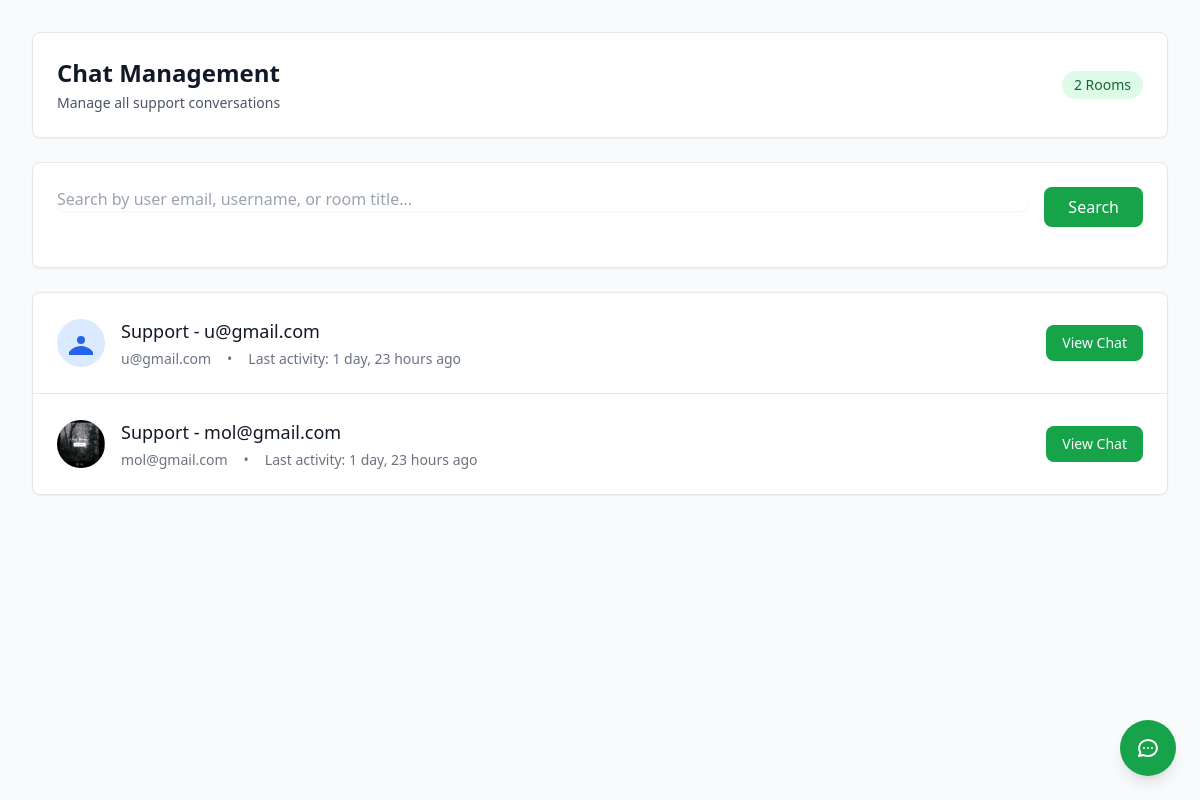
/chat/admin/ (signed in), run on the app's committed database.
### chat_module/models.py (models this page shows, shortened)
class ChatRoom(models.Model):
    user = models.OneToOneField(
        settings.AUTH_USER_MODEL,
        on_delete=models.CASCADE,
        verbose_name=_('User'),
        related_name='chat_room'
    )
    title = models.CharField(_('Title'), max_length=200)
    is_active = models.BooleanField(_('Is Active'), default=True)
    created_at = models.DateTimeField(_('Created At'), auto_now_add=True)
    last_activity = models.DateTimeField(_('Last Activity'), auto_now=True)
    objects = ChatRoomManager()
    class Meta:
        verbose_name = _('Chat Room')
        verbose_name_plural = _('Chat Rooms')
        ordering = ['-last_activity']

### account_module/models.py (models this page shows, shortened)
class User(AbstractBaseUser, PermissionsMixin):
    email = models.EmailField(_('Email address'), unique=True)
    username = models.CharField(_('Username'), max_length=50, unique=True, blank=True, null=True)
    avatar = models.ImageField(_('Avatar'), upload_to='images/profiles/', blank=True, null=True)
    phone_number = models.CharField(_('Phone number'), max_length=15)
    email_active_code = models.CharField(_('Email verification code'), max_length=200, blank=True)
    is_email_verified = models.BooleanField(_('Email verified'), default=False)
    pending_email = models.EmailField(_('Pending email'), blank=True, null=True)
    old_email_verification_code = models.CharField(_('Old email verification code'), max_length=6, blank=True)
    old_email_verified = models.BooleanField(_('Old email verified'), default=False)
    email_change_initiated_at = models.DateTimeField(_('Email change initiated at'), blank=True, null=True)
    last_login_ip = models.GenericIPAddressField(_('Last login IP'), blank=True, null=True)
    password_reset_token = models.UUIDField(_('Password reset token'), blank=True, null=True)
    password_reset_token_created_at = models.DateTimeField(_('Password reset token created at'), blank=True, null=True)
    is_active = models.BooleanField(_('Is active'), default=False)
    is_staff = models.BooleanField(_('Is staff'), default=False)
    date_joined = models.DateTimeField(_('Date joined'), auto_now_add=True)
    updated_at = models.DateTimeField(_('Updated at'), auto_now=True)
    objects = UserManager()
    USERNAME_FIELD = 'email'
    REQUIRED_FIELDS = []
    class Meta:
        verbose_name = 'User'
        verbose_name_plural = 'Users'

### chat_module/views.py (the view)
# urls.py: path('admin/', views.admin_chat_list, name='admin_list'),
@staff_member_required
def admin_chat_list(request):
    search_query = request.GET.get('search', '')
    rooms = ChatRoom.objects.active_rooms().select_related('user')
    if search_query:
        rooms = rooms.filter(
            Q(user__email__icontains=search_query) |
            Q(user__username__icontains=search_query) |
            Q(title__icontains=search_query)
        )
    rooms = rooms.annotate(
        unread_count=Count('messages', filter=Q(
            messages__author__is_staff=False,
            messages__is_read=False
        ))
    )
    paginator = Paginator(rooms, 20)
    page_number = request.GET.get('page')
    rooms_page = paginator.get_page(page_number)
    return render(request, 'chat_module/admin_chat_list.html', {
        'rooms': rooms_page,
        'search_query': search_query
    })

### chat_module/models.py (called while the page is built)
    def active_rooms(self):
        return self.filter(is_active=True).order_by('-last_activity')

### chat_module/templates/chat_module/admin_chat_list.html (shortened to what this page needs)
{% extends 'base.html' %}
{% load static %}
{% block content %}
<div class="min-h-screen bg-gray-50 py-8">
    <div class="max-w-7xl mx-auto px-4 sm:px-6 lg:px-8">
        <div class="bg-white rounded-lg shadow-sm border border-gray-200 mb-6 p-6">
            <div class="flex items-center justify-between">
                <div>
                    <h1 class="text-2xl font-bold text-gray-900">Chat Management</h1>
                    <p class="text-sm text-gray-600 mt-1">Manage all support conversations</p>
                </div>
                <div class="flex items-center space-x-4">
                    <div class="bg-green-100 px-3 py-1 rounded-full">
                        <span class="text-sm font-medium text-green-800">{{ rooms.paginator.count }} Rooms</span>
                    </div>
                </div>
            </div>
        </div>
        <div class="bg-white rounded-lg shadow-sm border border-gray-200 mb-6 p-6">
            <form method="get" class="flex space-x-4">
                <div class="flex-1">
                    <input
                        type="text"
                        name="search"
                        value="{{ search_query }}"
                        placeholder="Search by user email, username, or room title..."
                        class="block w-full rounded-lg border-gray-300 shadow-sm focus:border-green-500 focus:ring-green-500"
                    >
                </div>
                <button
                    type="submit"
                    class="bg-green-600 text-white px-6 py-2 rounded-lg hover:bg-green-700 focus:outline-none focus:ring-2 focus:ring-green-500 focus:ring-offset-2 transition duration-150 ease-in-out"
                >
                    Search
                </button>
            </form>
        </div>
        <div class="bg-white rounded-lg shadow-sm border border-gray-200">
            {% if rooms %}
                <div class="divide-y divide-gray-200">
                    {% for room in rooms %}
                        <div class="p-6 hover:bg-gray-50 transition duration-150 ease-in-out">
                            <div class="flex items-center justify-between">
                                <div class="flex items-center space-x-4 flex-1">
                                    <div class="w-12 h-12 rounded-full overflow-hidden bg-gray-200 flex-shrink-0">
                                        {% if room.user.avatar %}
                                            <img src="{{ room.user.avatar.url }}" alt="Avatar" class="w-full h-full object-cover">
                                        {% else %}
                                            <div class="w-full h-full bg-blue-100 flex items-center justify-center">
                                                <svg class="w-6 h-6 text-blue-600" fill="currentColor" viewBox="0 0 24 24">
                                                    <path d="M24 20.993V24H0v-2.996A14.977 14.977 0 0112.004 15c4.904 0 9.26 2.354 11.996 5.993zM16.002 8.999a4 4 0 11-8 0 4 4 0 018 0z"/>
                                                </svg>
                                            </div>
                                        {% endif %}
                                    </div>
                                    <div class="flex-1 min-w-0">
                                        <div class="flex items-center space-x-2">
                                            <h3 class="text-lg font-medium text-gray-900 truncate">{{ room.title }}</h3>
                                        </div>
                                        <div class="mt-1 flex items-center space-x-4 text-sm text-gray-500">
                                            <span>{{ room.user.email }}</span>
                                            <span>•</span>
                                            <span>Last activity: {{ room.last_activity|timesince }} ago</span>
                                        </div>
                                    </div>
                                </div>
                                <div class="flex items-center space-x-4">
                                    <a
                                        href="{% url 'chat_module:admin_room' room.id %}"
                                        class="bg-green-600 text-white px-4 py-2 rounded-lg hover:bg-green-700 transition duration-150 ease-in-out text-sm font-medium"
                                    >
                                        View Chat
                                    </a>
                                </div>
                            </div>
                        </div>
                    {% endfor %}
                </div>
            {% endif %}
        </div>
    </div>
</div>
{% endblock %}

### data on the page
ChatRoom: title "Support - u@gmail.com", user.email "u@gmail.com", last_activity "1 day, 23 hours"
ChatRoom: user.avatar (picture), title "Support - mol@gmail.com", user.email "mol@gmail.com", last_activity "1 day, 23 hours"

### other printed values
{{ rooms.paginator.count }} "2"
